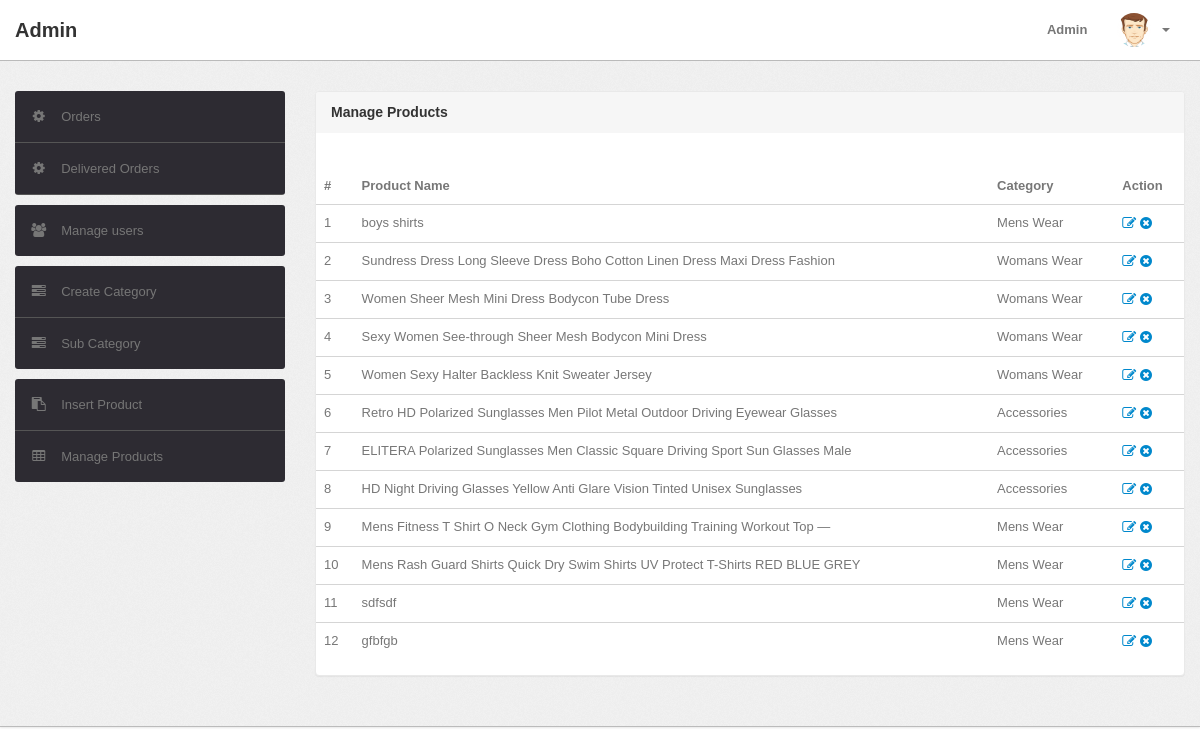
/admin/manage-products.php (signed in), run on the app's committed database.
### tables this page shows
CREATE TABLE `products` (
  `id` int(11) NOT NULL,
  `category` int(11) NOT NULL,
  `subCategory` int(11) DEFAULT NULL,
  `productName` varchar(255) DEFAULT NULL,
  `productCompany` varchar(255) DEFAULT NULL,
  `productPrice` int(11) DEFAULT NULL,
  `productPriceBeforeDiscount` int(11) DEFAULT NULL,
  `productDescription` longtext,
  `productImage1` varchar(255) DEFAULT NULL,
  `productImage2` varchar(255) DEFAULT NULL,
  `productImage3` varchar(255) DEFAULT NULL,
  `shippingCharge` int(11) DEFAULT NULL,
  `productAvailability` varchar(255) DEFAULT NULL,
  `postingDate` timestamp NULL DEFAULT CURRENT_TIMESTAMP,
  `updationDate` varchar(255) DEFAULT NULL
);

CREATE TABLE `category` (
  `id` int(11) NOT NULL,
  `categoryName` varchar(255) DEFAULT NULL,
  `categoryDescription` longtext,
  `creationDate` timestamp NOT NULL DEFAULT CURRENT_TIMESTAMP,
  `updationDate` varchar(255) DEFAULT NULL
);

### admin/manage-products.php (the view, shortened to what this page needs)
<?php
include('include/config.php');
if(strlen($_SESSION['alogin'])==0)
	{
header('location:index.php');
}
else{
?>
<!DOCTYPE html>
<html lang="en">
<head>
	<link type="text/css" href="bootstrap/css/bootstrap.min.css" rel="stylesheet">
	<link type="text/css" href="bootstrap/css/bootstrap-responsive.min.css" rel="stylesheet">
	<link type="text/css" href="css/theme.css" rel="stylesheet">
	<link type="text/css" href="images/icons/css/font-awesome.css" rel="stylesheet">
</head>
<body>
<?php include('include/header.php');?>
	<div class="wrapper">
		<div class="container">
			<div class="row">
<?php include('include/sidebar.php');?>
			<div class="span9">
					<div class="content">
	<div class="module">
							<div class="module-head">
								<h3>Manage Products</h3>
							</div>
							<div class="module-body table">
									<br />
								<table cellpadding="0" cellspacing="0" border="0" width="100%">
									<thead>
										<tr>
											<th>#</th>
											<th>Product Name</th>
											<th>Category </th>
											<th>Action</th>
										</tr>
									</thead>
									<tbody>
<?php $query=mysqli_query($con,"select products.*,category.categoryName,subcategory.subcategory from products join category on category.id=products.category join subcategory on subcategory.id=products.subCategory");
$cnt=1;
while($row=mysqli_fetch_array($query))
{
?>
										<tr>
											<td><?php echo htmlentities($cnt);?></td>
											<td><?php echo htmlentities($row['productName']);?></td>
											<td><?php echo htmlentities($row['categoryName']);?></td>
											<td>
											<a href="edit-products.php?id=<?php echo $row['id']?>" ><i class="icon-edit"></i></a>
											<a href="manage-products.php?id=<?php echo $row['id']?>&del=delete" onClick="return confirm('Are you sure you want to delete?')"><i class="icon-remove-sign"></i></a></td>
										</tr>
										<?php $cnt=$cnt+1; } ?>
								</table>
							</div>
						</div>
					</div>
				</div>
			</div>
		</div>
	</div>
<?php include('include/footer.php');?>
</body>
<?php } ?>

### admin/include/header.php (shortened to what this page needs)
<div class="navbar navbar-fixed-top">
		<div class="navbar-inner">
			<div class="container">
			  	<a class="brand" href="index.php">
			  		Admin
			  	</a>
				<div class="nav-collapse collapse navbar-inverse-collapse">
					<ul class="nav pull-right">
						<li><a href="#">
							Admin
						</a></li>
						<li class="nav-user dropdown">
							<a href="#" class="dropdown-toggle" data-toggle="dropdown">
								<img src="images/user.png" class="nav-avatar" />
								<b class="caret"></b>
							</a>
						</li>
					</ul>
				</div>
			</div>
		</div>
	</div>

### admin/include/sidebar.php
<div class="span3">
    <div class="sidebar">
        <ul class="widget widget-menu unstyled">
            <li>
                <a href="orders.php">
                    <i class="menu-icon icon-cog"></i>
                    Orders
                </a>
</li>
<li>
                <a href="delivered-orders.php">
                    <i class="menu-icon icon-cog"></i>
                    Delivered Orders
                </a>
            <li>
</ul>
            <ul class="widget widget-menu unstyled">
                <li>
                <a href="manage-users.php">
                    <i class="menu-icon icon-group"></i>
                    Manage users
                </a>
            </li>
        </ul>
        <ul class="widget widget-menu unstyled">
            <li><a href="category.php"><i class="menu-icon icon-tasks"></i> Create Category </a></li>
            <li><a href="subcategory.php"><i class="menu-icon icon-tasks"></i> Sub Category </a></li>
</ul>
<ul class="widget widget-menu unstyled">
            <li><a href="insert-product.php"><i class="menu-icon icon-paste"></i> Insert Product </a></li>
            <li><a href="manage-products.php"><i class="menu-icon icon-table"></i> Manage Products </a></li>
        </ul>
    </div>
</div>

### admin/include/footer.php (shortened to what this page needs)
<div class="footer">
</div>

### admin/css/theme.css (style rules this page uses)
body { font-size: 13px; font-family: Arial, sans-serif; background: #fff; color: #777 }
h1, h2, h3, h4, h5, h6 { color: #333; margin-top: 0 }
h3 { font-size: 20px }
strong, b { color: #555 }
.wrapper { background: url(../images/bg.png) #eee; border-bottom: 1px solid #bbb; -webkit-box-shadow: 0 1px 2px rgba(0,0,0,0.1); -moz-box-shadow: 0 1px 2px rgba(0,0,0,0.1); box-shadow: 0 1px 2px rgba(0,0,0,0.1); padding: 30px 0 }
.footer { color: #999; padding: 30px 0 60px }
body [class^="icon-"], body [class*=" icon-"] { font-size: 14px; line-height: 20px; height: 20px }
.module { background: #fff; -webkit-border-radius: 3px; -moz-border-radius: 3px; border-radius: 3px; border: 1px solid #ccc; border-bottom-color: #bbb; -webkit-box-shadow: 0 0 1px rgba(0,0,0,0.2); -moz-box-shadow: 0 0 1px rgba(0,0,0,0.2); box-shadow: 0 0 1px rgba(0,0,0,0.2); margin-bottom: 30px }
.navbar { position: static!important; margin: 0!important }
.navbar .navbar-inner { background: #fff; border-bottom: 1px solid #bbb; -webkit-box-shadow: 0 1px 2px rgba(0,0,0,0.15); -moz-box-shadow: 0 1px 2px rgba(0,0,0,0.15); box-shadow: 0 1px 2px rgba(0,0,0,0.15) }
.navbar .brand { color: #333; font-weight: bold; font-size: 20px; margin-right: 20px; padding: 20px }
.navbar .nav>li>a { padding: 20px 15px; font-weight: bold; color: #777 }
.nav-user>a { height: 20px }
.nav-avatar { width: 34px; height: 34px; margin: -7px 5px 0 0; -webkit-border-radius: 50%; -moz-border-radius: 50%; border-radius: 50% }
.table { margin-bottom: 0 }
.table th, .table td { border-color: #d5d5d5!important }
.widget-menu { background: #fff; -webkit-border-radius: 3px; -moz-border-radius: 3px; border-radius: 3px; overflow: hidden }
.widget-menu a { color: #555; display: block; line-height: 20px; padding: 15px; text-decoration: none!important }
.widget-menu .menu-icon { margin-right: 10px; color: #767676; -webkit-transition: all .2s ease-in-out; -moz-transition: all .2s ease-in-out; transition: all .2s ease-in-out; }
.widget-menu>li+li { border-top: 1px solid #555 }
.widget-menu>li>a { background-color: #2d2b32; color: #767676; -webkit-transition: all .2s ease-in-out; -moz-transition: all .2s ease-in-out; transition: all .2s ease-in-out; }
.module { box-shadow: 0 0 3px rgba(0,0,0,.1); border-color: #e9e9e9; margin-bottom: 20px; background-color: #fff; border-radius: 4px; -webkit-box-shadow: 0 1px 1px rgba(0,0,0,.05); box-shadow: 0 1px 1px rgba(0,0,0,.05); }
.module-head { color: #767676; background-color: #f6f6f6; border-color: #e9e9e9; padding: 10px 15px; border-bottom: 1px solid transparent; border-top-right-radius: 3px; border-top-left-radius: 3px; }
.module-head h3 { font-size: 14px; line-height: 20px; height: 20px; margin: 0 }
.module-body { padding: 15px }
.module-body.table { padding: 15px 0 }

### data on the page
products: productName "boys shirts", category.categoryName "Mens Wear"
products: productName "Sundress Dress Long Sleeve Dress Boho Cotton Linen Dress Maxi Dress Fashion", category.categoryName "Womans Wear"
products: productName "Women Sheer Mesh Mini Dress Bodycon Tube Dress", category.categoryName "Womans Wear"
products: productName "Sexy Women See-through Sheer Mesh Bodycon Mini Dress", category.categoryName "Womans Wear"
products: productName "Women Sexy Halter Backless Knit Sweater Jersey", category.categoryName "Womans Wear"
products: productName "Retro HD Polarized Sunglasses Men Pilot Metal Outdoor Driving Eyewear Glasses", category.categoryName "Accessories"
products: productName "ELITERA Polarized Sunglasses Men Classic Square Driving Sport Sun Glasses Male", category.categoryName "Accessories"
products: productName "HD Night Driving Glasses Yellow Anti Glare Vision Tinted Unisex Sunglasses", category.categoryName "Accessories"
products: productName "Mens Fitness T Shirt O Neck Gym Clothing Bodybuilding Training Workout Top —", category.categoryName "Mens Wear"
products: productName "Mens Rash Guard Shirts Quick Dry Swim Shirts UV Protect T-Shirts RED BLUE GREY", category.categoryName "Mens Wear"
products: productName "sdfsdf", category.categoryName "Mens Wear"
products: productName "gfbfgb", category.categoryName "Mens Wear"
